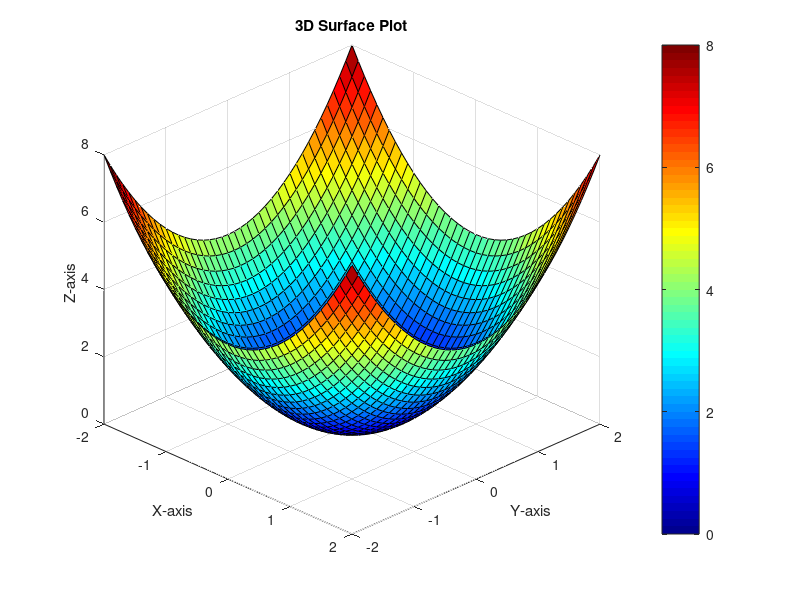

The MATLAB source for this figure:
%% script for different plots
% For plots in - into to MATLAB presentation
%%
% Plotting multiple curves using single plot command
% Refer to plot on slide no. 8 in the presentation

clc;    % clearing all output in command window
clear;  % clearing all variables in workspace
clf;    % clearing only the current figure handle

x = 0:pi/100:2*pi; % or x=linspace(0,2*pi,201)
y1 = 2*cos(x); %function 1
y2 = cos(x); %function 2
y3 = 0.5*cos(x); %function 2

figure; %create a new figure handle
plot(x,y1,'--',x,y2,'-',x,y3,':', 'LineWidth', 2) %plot takes in agruments: x, y and line style
xlabel('0 \leq x \leq 2\pi') %x label
ylabel('Cosine functions') % y label
legend('2*cos(x)','cos(x)','0.5*cos(x)') %legends
title('Typical example of multiple plots') % title of the plot
axis([0 2*pi -3 3]) % setting the axis bounds for plots

%%
% loglog plot
% Refer to plot on slide no. 9 in the presentation

clc;    % clearing all output in command window
clear;  % clearing all variables in workspace
clf;    % clearing only the current figure handle

% Sample data
x = linspace(0, 10, 1000);  % Generate equally spaced x-values
y = exp(10*x.^2);           % Sample function (y = exp(10*x^2))

% Create a log-log plot
loglog(x, y, 'b-', 'LineWidth', 2);

% Customize the plot (optional)
title('Log-Log Plot');
xlabel('X-axis (log scale)');
ylabel('Y-axis (log scale)');
grid on;

% Add a grid and legend (optional)
legend('y = exp(10*x^2)', 'Location', 'Best');

%%
%Surf Plot

clc;    % clearing all output in command window
clear;  % clearing all variables in workspace
clf;    % clearing only the current figure handle

% Define a grid of x and y values
[x, y] = meshgrid(-2:0.1:2, -2:0.1:2);

% Define a function to compute the surface (e.g., a simple paraboloid)
z = x.^2 + y.^2;

% Create the surface plot
surf(x, y, z);

% Customize the plot (optional)
title('3D Surface Plot');
xlabel('X-axis');
ylabel('Y-axis');
zlabel('Z-axis');

% Add a color map (optional)
colormap('jet');  % You can choose a different colormap

% Add a color bar (optional)
colorbar;

% Adjust the view (optional)
view(45, 30);  % Adjust the azimuth and elevation angles for the view

% Add grid lines (optional)
grid on;

% Set axis limits (optional)
xlim([-2, 2]);
ylim([-2, 2]);
zlim([0, 8]);
